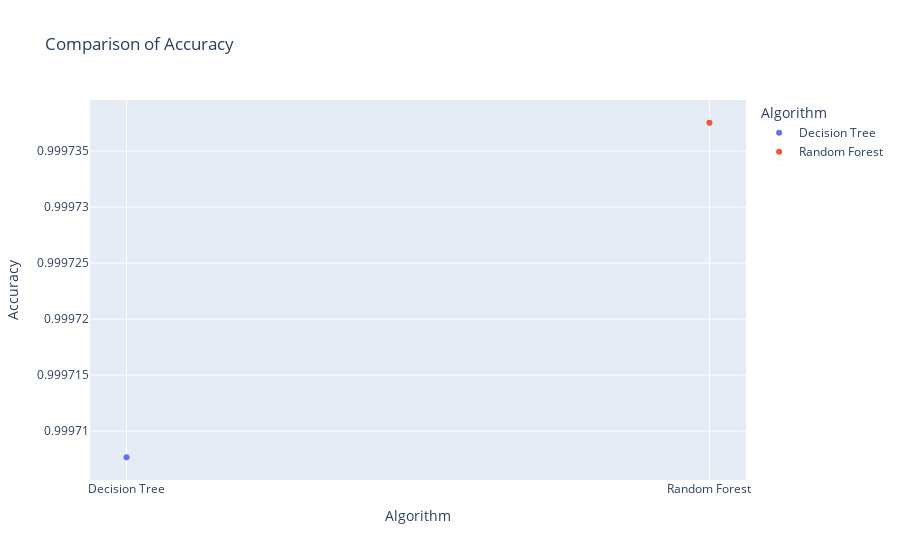

The cell this chart's notebook holds for it:
### Code cell
#Accuracy of Decesion Tree Model and Random Forest Model
import plotly.express as px
comparison=pd.DataFrame(data)
figure=px.scatter(comparison,x="Algorithm",y="Accuracy",color="Algorithm",title="Comparison of Accuracy")
figure.show()

### Figure 1 — Plotly figure (JSON) as saved in the notebook; plotly's stock layout.template omitted (floating-point values rounded to 4 significant figures)
{"data": [{"hovertemplate": "Algorithm=%{x}<br>Accuracy=%{y}<extra></extra>", "legendgroup": "Decision Tree", "marker": {"color": "#636efa", "symbol": "circle"}, "mode": "markers", "name": "Decision Tree", "orientation": "v", "showlegend": true, "type": "scatter", "x": ["Decision Tree"], "xaxis": "x", "y": [0.9997], "yaxis": "y"}, {"hovertemplate": "Algorithm=%{x}<br>Accuracy=%{y}<extra></extra>", "legendgroup": "Random Forest", "marker": {"color": "#EF553B", "symbol": "circle"}, "mode": "markers", "name": "Random Forest", "orientation": "v", "showlegend": true, "type": "scatter", "x": ["Random Forest"], "xaxis": "x", "y": [0.9997], "yaxis": "y"}], "layout": {"legend": {"title": {"text": "Algorithm"}, "tracegroupgap": 0}, "title": {"text": "Comparison of Accuracy"}, "xaxis": {"anchor": "y", "categoryarray": ["Decision Tree", "Random Forest"], "categoryorder": "array", "domain": [0, 1], "title": {"text": "Algorithm"}}, "yaxis": {"anchor": "x", "domain": [0, 1], "title": {"text": "Accuracy"}}}}
